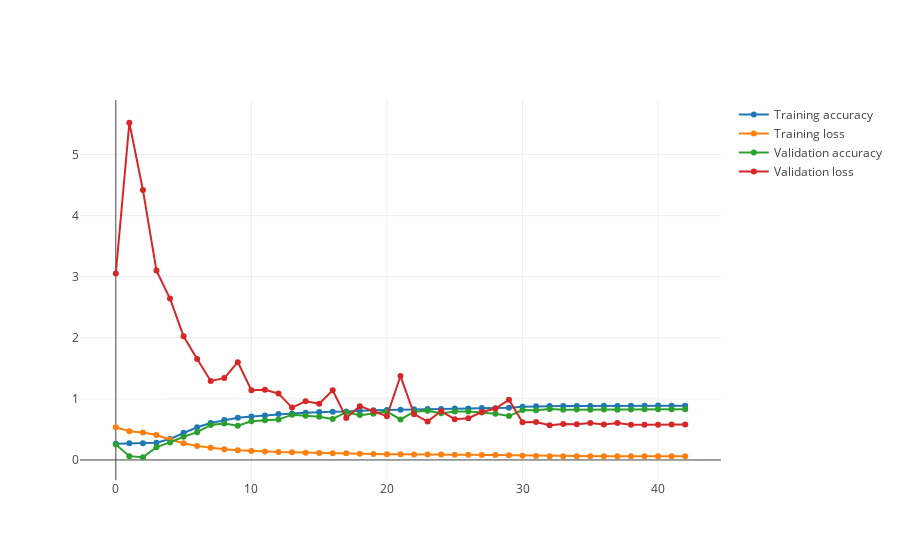

Notebook cell for this chart:
### Markdown cell above
#### Architecture 2

### Code cell
py.iplot([
        go.Scatter(x=n_arch2_history.index, y=n_arch2_history.acc, mode='lines+markers', name='Training accuracy'),
        go.Scatter(x=n_arch2_history.index, y=n_arch2_history.loss, mode='lines+markers', name='Training loss'),
        go.Scatter(x=n_arch2_history.index, y=n_arch2_history.val_acc, mode='lines+markers', name='Validation accuracy'),
        go.Scatter(x=n_arch2_history.index, y=n_arch2_history.val_loss, mode='lines+markers', name='Validation loss')
    ], filename='n_arch2_history')
